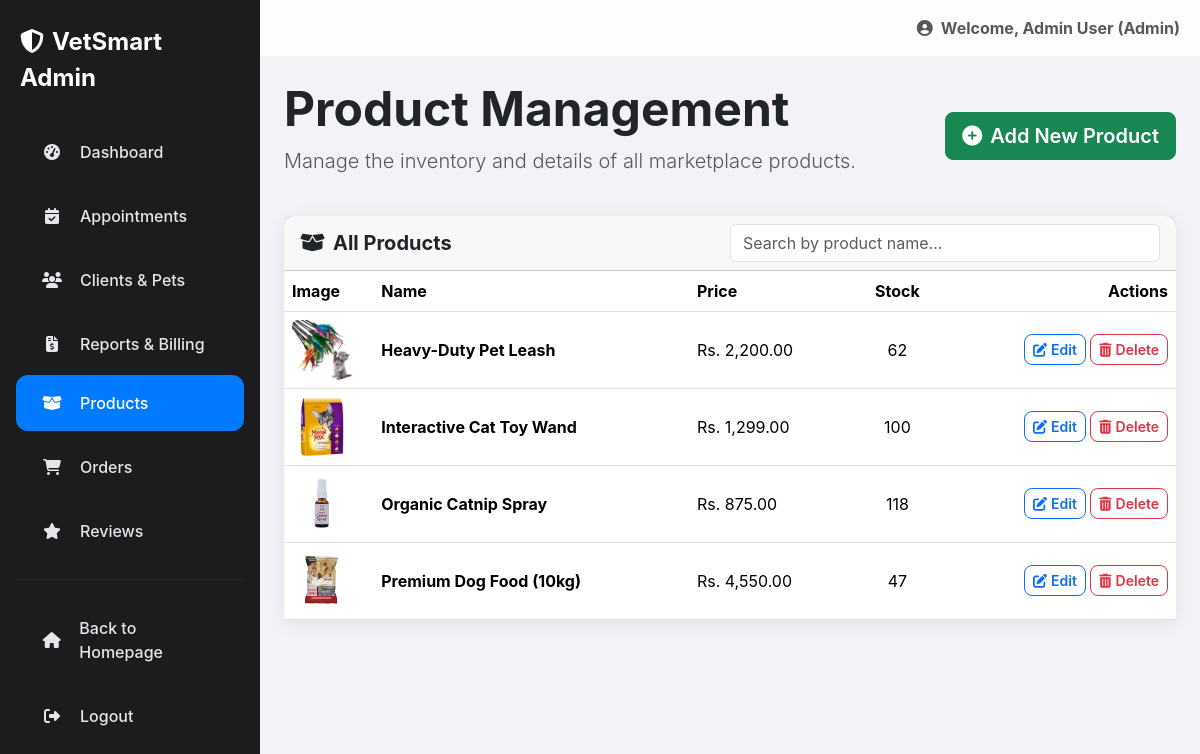
/VetSmart/admin/products.php (signed in), run on the app's committed database.
### tables this page shows
CREATE TABLE `products` (
  `product_id` int(11) NOT NULL,
  `name` varchar(255) NOT NULL,
  `description` text NOT NULL,
  `price` decimal(10,2) NOT NULL,
  `stock_quantity` int(11) NOT NULL DEFAULT 0,
  `image_url` varchar(255) DEFAULT 'https://placehold.co/600x400/E8F5E9/4CAF50?text=VetSmart',
  `created_at` timestamp NOT NULL DEFAULT current_timestamp()
);

### VetSmart/admin/products.php (the view, shortened to what this page needs)
<?php
include 'includes/header.php';
$products = [];
$sql = "SELECT product_id, name, description, price, stock_quantity, image_url FROM products ORDER BY name ASC";
$result = mysqli_query($conn, $sql);
if ($result) {
    while ($row = mysqli_fetch_assoc($result)) {
        $products[] = $row;
    }
}
?>
<div class="d-flex justify-content-between align-items-center mb-4">
    <div>
        <h1 class="display-5 fw-bold mb-2">Product Management</h1>
        <p class="lead text-muted">Manage the inventory and details of all marketplace products.</p>
    </div>
    <button type="button" class="btn btn-success btn-lg" data-bs-toggle="modal" data-bs-target="#addProductModal">
        <i class="fas fa-plus-circle me-2"></i>Add New Product
    </button>
</div>
<div class="card">
    <div class="card-header">
        <div class="d-flex justify-content-between align-items-center">
            <h5 class="fw-bold mb-0"><i class="fas fa-box-open me-2"></i>All Products</h5>
            <div class="w-50">
                <input type="text" id="productSearchInput" class="form-control" placeholder="Search by product name...">
            </div>
        </div>
    </div>
    <div class="card-body p-0">
        <div class="table-responsive">
            <table class="table table-hover mb-0" id="productsTable">
                <thead>
                    <tr>
                        <th style="width: 10%;">Image</th>
                        <th>Name</th>
                        <th>Price</th>
                        <th class="text-center">Stock</th>
                        <th class="text-end">Actions</th>
                    </tr>
                </thead>
                <tbody>
                    <?php if (empty($products)): ?>
                        <tr><td colspan="5" class="text-center text-muted p-5">No products found. Add one to get started!</td></tr>
                    <?php else: ?>
                        <?php foreach ($products as $product): ?>
                            <tr class="product-row" data-search-term="<?php echo strtolower(htmlspecialchars($product['name'])); ?>">
                                <td>
                                    <?php
                                        $image_path = !empty($product['image_url'])
                                            ? '../' . str_replace('\\', '/', $product['image_url'])
                                            : '../assets/images/default_product.png';
                                    ?>
                                    <img src="<?php echo htmlspecialchars($image_path); ?>" alt="<?php echo htmlspecialchars($product['name']); ?>" class="img-fluid rounded" style="width: 60px; height: 60px; object-fit: cover;">
                                </td>
                                <td class="align-middle"><strong><?php echo htmlspecialchars($product['name']); ?></strong></td>
                                <td class="align-middle">Rs. <?php echo number_format($product['price'], 2); ?></td>
                                <td class="align-middle text-center"><?php echo $product['stock_quantity']; ?></td>
                                <td class="align-middle text-end">
                                    <button type="button" class="btn btn-sm btn-outline-primary edit-btn"
                                            data-bs-toggle="modal" data-bs-target="#editProductModal"
                                            data-product-id="<?php echo $product['product_id']; ?>"
                                            data-name="<?php echo htmlspecialchars($product['name']); ?>"
                                            data-description="<?php echo htmlspecialchars($product['description']); ?>"
                                            data-price="<?php echo $product['price']; ?>"
                                            data-stock="<?php echo $product['stock_quantity']; ?>"
                                            data-image-url="<?php echo htmlspecialchars($product['image_url']); ?>">
                                        <i class="fas fa-edit me-1"></i>Edit
                                    </button>
                                    <form action="../php/process_admin_actions.php" method="POST" class="d-inline" onsubmit="return confirm('Are you sure you want to delete this product? This action cannot be undone.');">
                                        <button type="submit" name="delete_product" class="btn btn-sm btn-outline-danger">
                                            <i class="fas fa-trash-alt me-1"></i>Delete
                                        </button>
                                    </form>
                                </td>
                            </tr>
                        <?php endforeach; ?>
                    <?php endif; ?>
                </tbody>
            </table>
        </div>
    </div>
</div>
<?php include 'includes/footer.php'; ?>

### VetSmart/admin/includes/header.php (style rules this page uses)
:root { --ios-blue: #007AFF; --ios-light-gray: #F2F2F7; --ios-dark-gray: #1C1C1E; --sidebar-bg: #1C1C1E; --sidebar-text: #E5E5EA; --sidebar-hover: #3A3A3C; --main-bg: #F2F2F7; --card-bg: #FFFFFF; --border-radius: 12px; }
body { font-family: -apple-system, BlinkMacSystemFont, 'SF Pro Display', 'Segoe UI', Roboto, sans-serif; background-color: var(--main-bg); overflow-x: hidden; }
.card { border: none; border-radius: var(--border-radius); box-shadow: 0 4px 20px rgba(0,0,0,0.08); background-color: var(--card-bg); }
.btn { border-radius: 8px; font-weight: 600; }

### data on the page
products: shows a picture, name "Heavy-Duty Pet Leash", price "2,200.00", stock_quantity "62"
products: shows a picture, name "Interactive Cat Toy Wand", price "1,299.00", stock_quantity "100"
products: shows a picture, name "Organic Catnip Spray", price "875.00", stock_quantity "118"
products: shows a picture, name "Premium Dog Food (10kg)", price "4,550.00", stock_quantity "47"

### other printed values
$_SESSION['full_name'] "Admin User"
